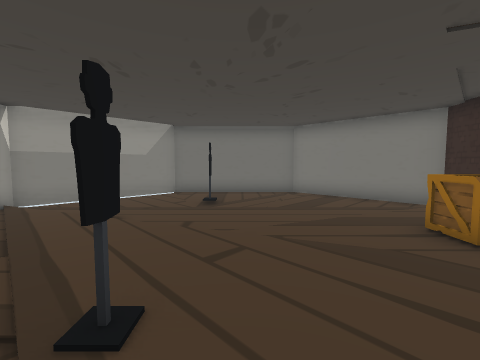
View 1 (above)

15 first-person views from a walk through a 3-D level made in the Unity game engine. The camera is 1.3 m above the floor, tilts 4° down and sees 90° across. The floor is counted in squares, 1 m on a side. Each view is taken from the middle of a square. On the plan, view 1 faces up. The plan holds only what a view shows up to about 12 squares ahead; the rest is blank. The player character is not drawn. Some surface patterns are stand-ins.

View 2
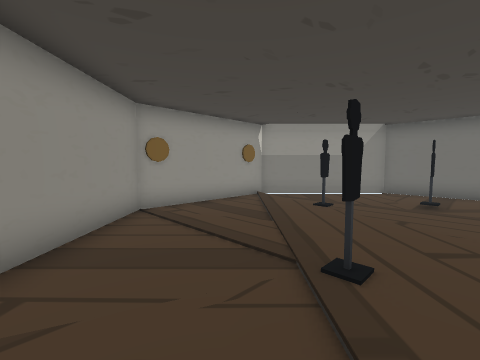

View 3
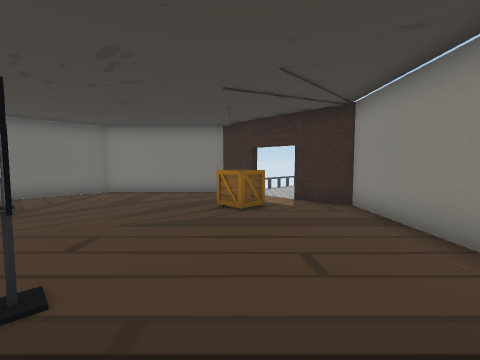

View 4
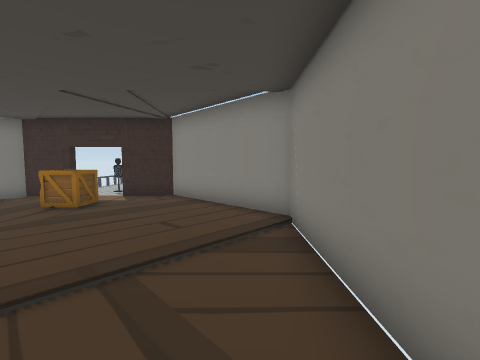

View 5
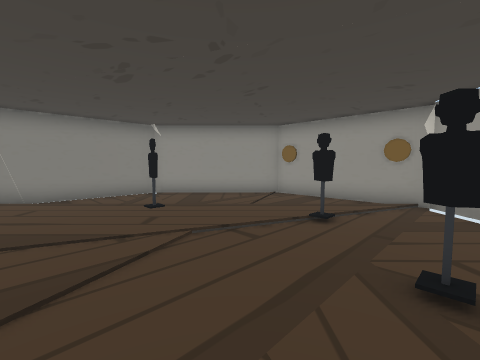

View 6
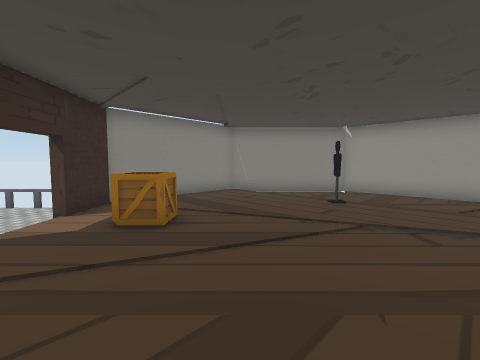

View 7
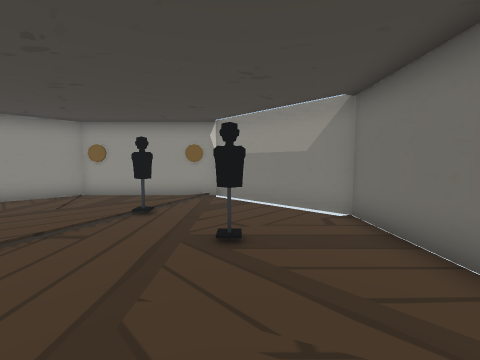

View 8
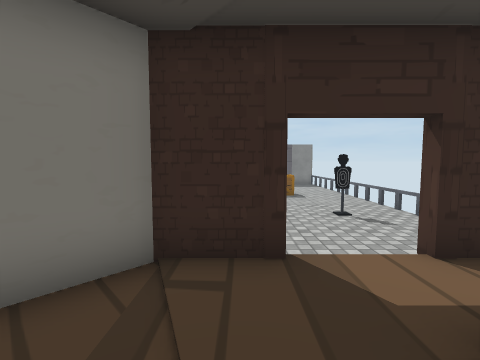

View 9
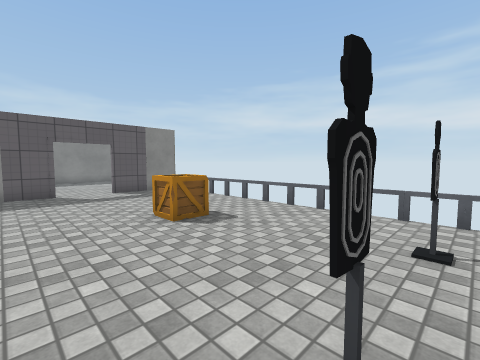

View 10
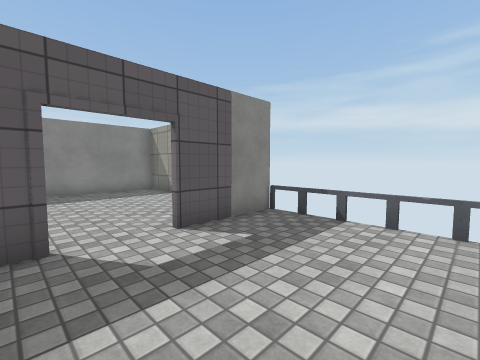

View 11
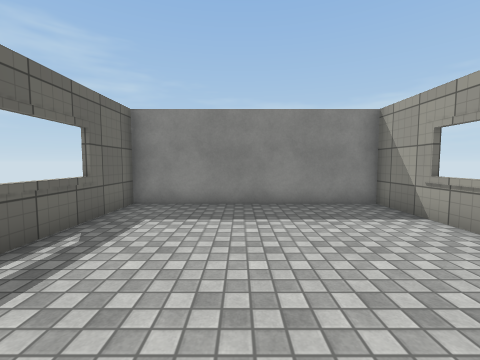

View 12
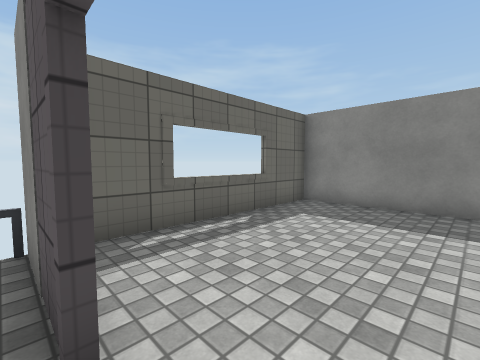

View 13
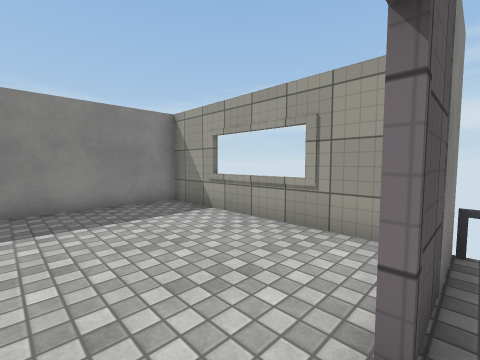

View 14
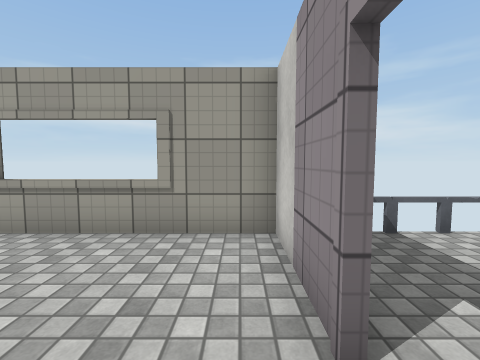

View 15
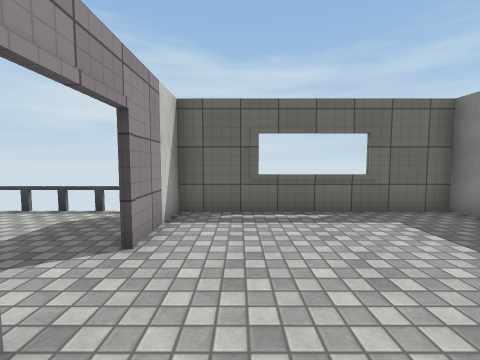

### Floor plan
Key: @ floor where view 1 was taken; # wall or solid block; . main floor; : floor 0.25 m higher than the main floor; / step, stairs or slope; = window, fence, low wall or low ledge; O other object.
Columns run from 7 left of view 1 to 29 right of it. Each row starts with its distance up from view 1.
 11    ########
 10   ##::::::##
  9  ##::::::::##           OOOOO##===###
  8 ##::::O:::::##          ....#.......#
  7 #::::::::::::#   . .........#.......#
  6 #:::O::::::::# ..O..........#.......#
  5 #::::::::::::/......................#
  4 #::::::::::O:/........OO............#
  3 #::::::::::::#...O..........#.......#
  2 #:::::O::::::#..............#.......#
  1 ##:::::::::::#OOOO.OOOO.OOOO#.......#
  0  ##::::@::::##              ###===###
 -1   ##:::::::##
 -2    #########

Where each view was taken, in squares from view 1:
view 1: 0 up, 0 right, facing up
view 2: 1 down, 0 right, facing up-left
view 3: 1 down, 1 left, facing up-right
view 4: 1 down, 3 left, facing right
view 5: 8 up, 2 right, facing down-left
view 6: 9 up, 2 right, facing down
view 7: 8 up, 3 right, facing left
view 8: 6 up, 3 right, facing right
view 9: 7 up, 10 right, facing down-right
view 10: 6 up, 17 right, facing down-right
view 11: 5 up, 21 right, facing right
view 12: 4 up, 21 right, facing up-right
view 13: 5 up, 21 right, facing down-right
view 14: 5 up, 22 right, facing down
view 15: 2 up, 23 right, facing up
